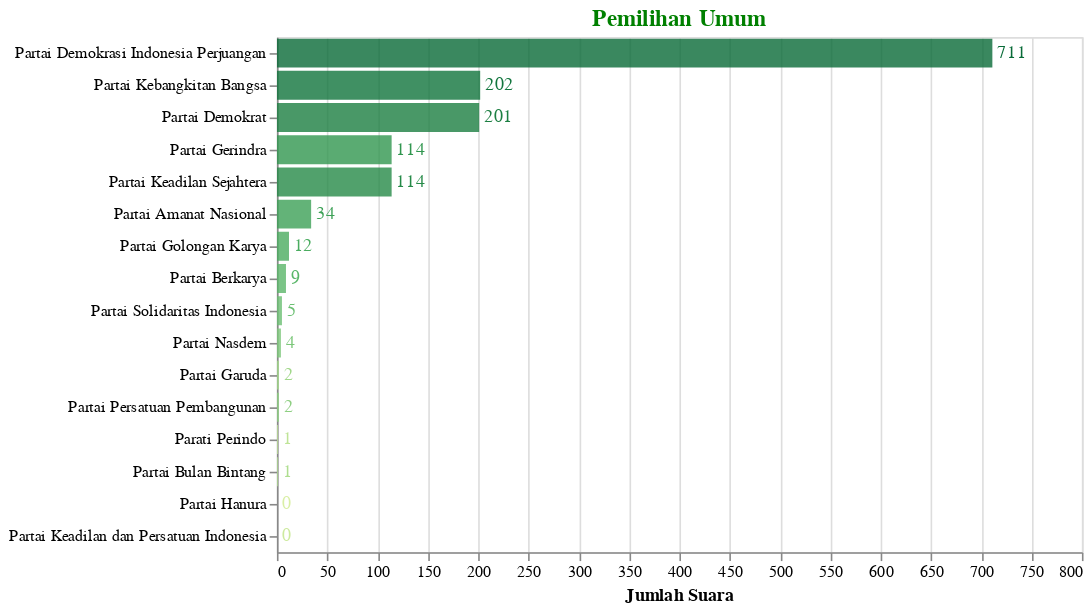

Here is the notebook cell this chart was saved with:
### Markdown cell above
<h2>Pemilihan Umum</h2>

### Code cell
df_3 = data2('Hasil Pemilihan Umum')
df_3 = df_3.fillna(0)
plot3 = plot_4(df_3,'Jumlah Suara','',500,'Pemilihan Umum').configure_title(fontSize=14,color='green')
plot3

### Figure 1 — Vega-Lite specification as saved in the notebook (floating-point values rounded to 4 significant figures)
{"config": {"view": {"continuousWidth": 400, "continuousHeight": 300}, "title": {"color": "green", "fontSize": 14}}, "layer": [{"mark": {"type": "bar", "opacity": 0.8}, "encoding": {"color": {"condition": {"type": "ordinal", "field": "Keterangan", "legend": null, "scale": {"scheme": "yellowgreen"}, "sort": "x", "selection": "selector001"}, "value": "lightgray"}, "x": {"type": "quantitative", "field": "N", "title": "Jumlah Suara"}, "y": {"type": "ordinal", "field": "Keterangan", "sort": "-x", "title": ""}}}, {"mark": {"type": "text", "align": "left", "baseline": "middle", "dx": 3}, "encoding": {"color": {"condition": {"type": "ordinal", "field": "Keterangan", "legend": null, "scale": {"scheme": "yellowgreen"}, "sort": "x", "selection": "selector001"}, "value": "lightgray"}, "text": {"type": "quantitative", "field": "N"}, "tooltip": [{"type": "quantitative", "field": "Tahun"}, {"type": "nominal", "field": "Keterangan"}, {"type": "quantitative", "field": "N"}, {"type": "nominal", "field": "Satuan"}], "x": {"type": "quantitative", "field": "N", "title": "Jumlah Suara"}, "y": {"type": "ordinal", "field": "Keterangan", "sort": "-x", "title": ""}}, "selection": {"selector054": {"type": "interval", "bind": "scales", "encodings": ["x", "y"]}, "selector001": {"type": "single", "encodings": ["y", "color"]}}}], "data": {"name": "data-0b890455a346cd8defaadf664e0aa398"}, "title": "Pemilihan Umum", "width": 500, "$schema": "https://vega.github.io/schema/vega-lite/v4.8.1.json", "datasets": {"data-0b890455a346cd8defaadf664e0aa398": [{"Tahun": 2019, "Kode": 21, "Data": "Pemilihan Umum", "Kode Kategori": 21.3, "Kategori": "Hasil Pemilihan Umum", "Keterangan": "Partai Kebangkitan Bangsa", "N": 202.0, "Satuan": "Orang"}, {"Tahun": 2019, "Kode": 21, "Data": "Pemilihan Umum", "Kode Kategori": 21.3, "Kategori": "Hasil Pemilihan Umum", "Keterangan": "Partai Gerindra", "N": 114.0, "Satuan": "Orang"}, {"Tahun": 2019, "Kode": 21, "Data": "Pemilihan Umum", "Kode Kategori": 21.3, "Kategori": "Hasil Pemilihan Umum", "Keterangan": "Partai Demokrasi Indonesia Perjuangan", "N": 711.0, "Satuan": "Orang"}, {"Tahun": 2019, "Kode": 21, "Data": "Pemilihan Umum", "Kode Kategori": 21.3, "Kategori": "Hasil Pemilihan Umum", "Keterangan": "Partai Golongan Karya", "N": 12.0, "Satuan": "Orang"}, {"Tahun": 2019, "Kode": 21, "Data": "Pemilihan Umum", "Kode Kategori": 21.3, "Kategori": "Hasil Pemilihan Umum", "Keterangan": "Partai Nasdem", "N": 4.0, "Satuan": "Orang"}, {"Tahun": 2019, "Kode": 21, "Data": "Pemilihan Umum", "Kode Kategori": 21.3, "Kategori": "Hasil Pemilihan Umum", "Keterangan": "Partai Garuda", "N": 2.0, "Satuan": "Orang"}, {"Tahun": 2019, "Kode": 21, "Data": "Pemilihan Umum", "Kode Kategori": 21.3, "Kategori": "Hasil Pemilihan Umum", "Keterangan": "Partai Berkarya", "N": 9.0, "Satuan": "Orang"}, {"Tahun": 2019, "Kode": 21, "Data": "Pemilihan Umum", "Kode Kategori": 21.3, "Kategori": "Hasil Pemilihan Umum", "Keterangan": "Partai Keadilan Sejahtera", "N": 114.0, "Satuan": "Orang"}, {"Tahun": 2019, "Kode": 21, "Data": "Pemilihan Umum", "Kode Kategori": 21.3, "Kategori": "Hasil Pemilihan Umum", "Keterangan": "Parati Perindo", "N": 1.0, "Satuan": "Orang"}, {"Tahun": 2019, "Kode": 21, "Data": "Pemilihan Umum", "Kode Kategori": 21.3, "Kategori": "Hasil Pemilihan Umum", "Keterangan": "Partai Persatuan Pembangunan", "N": 2.0, "Satuan": "Orang"}, {"Tahun": 2019, "Kode": 21, "Data": "Pemilihan Umum", "Kode Kategori": 21.3, "Kategori": "Hasil Pemilihan Umum", "Keterangan": "Partai Solidaritas Indonesia", "N": 5.0, "Satuan": "Orang"}, {"Tahun": 2019, "Kode": 21, "Data": "Pemilihan Umum", "Kode Kategori": 21.3, "Kategori": "Hasil Pemilihan Umum", "Keterangan": "Partai Amanat Nasional", "N": 34.0, "Satuan": "Orang"}, {"Tahun": 2019, "Kode": 21, "Data": "Pemilihan Umum", "Kode Kategori": 21.3, "Kategori": "Hasil Pemilihan Umum", "Keterangan": "Partai Hanura", "N": 0.0, "Satuan": "Orang"}, {"Tahun": 2019, "Kode": 21, "Data": "Pemilihan Umum", "Kode Kategori": 21.3, "Kategori": "Hasil Pemilihan Umum", "Keterangan": "Partai Demokrat", "N": 201.0, "Satuan": "Orang"}, {"Tahun": 2019, "Kode": 21, "Data": "Pemilihan Umum", "Kode Kategori": 21.3, "Kategori": "Hasil Pemilihan Umum", "Keterangan": "Partai Bulan Bintang", "N": 1.0, "Satuan": "Orang"}, {"Tahun": 2019, "Kode": 21, "Data": "Pemilihan Umum", "Kode Kategori": 21.3, "Kategori": "Hasil Pemilihan Umum", "Keterangan": "Partai Keadilan dan Persatuan Indonesia", "N": 0.0, "Satuan": "Orang"}]}}
